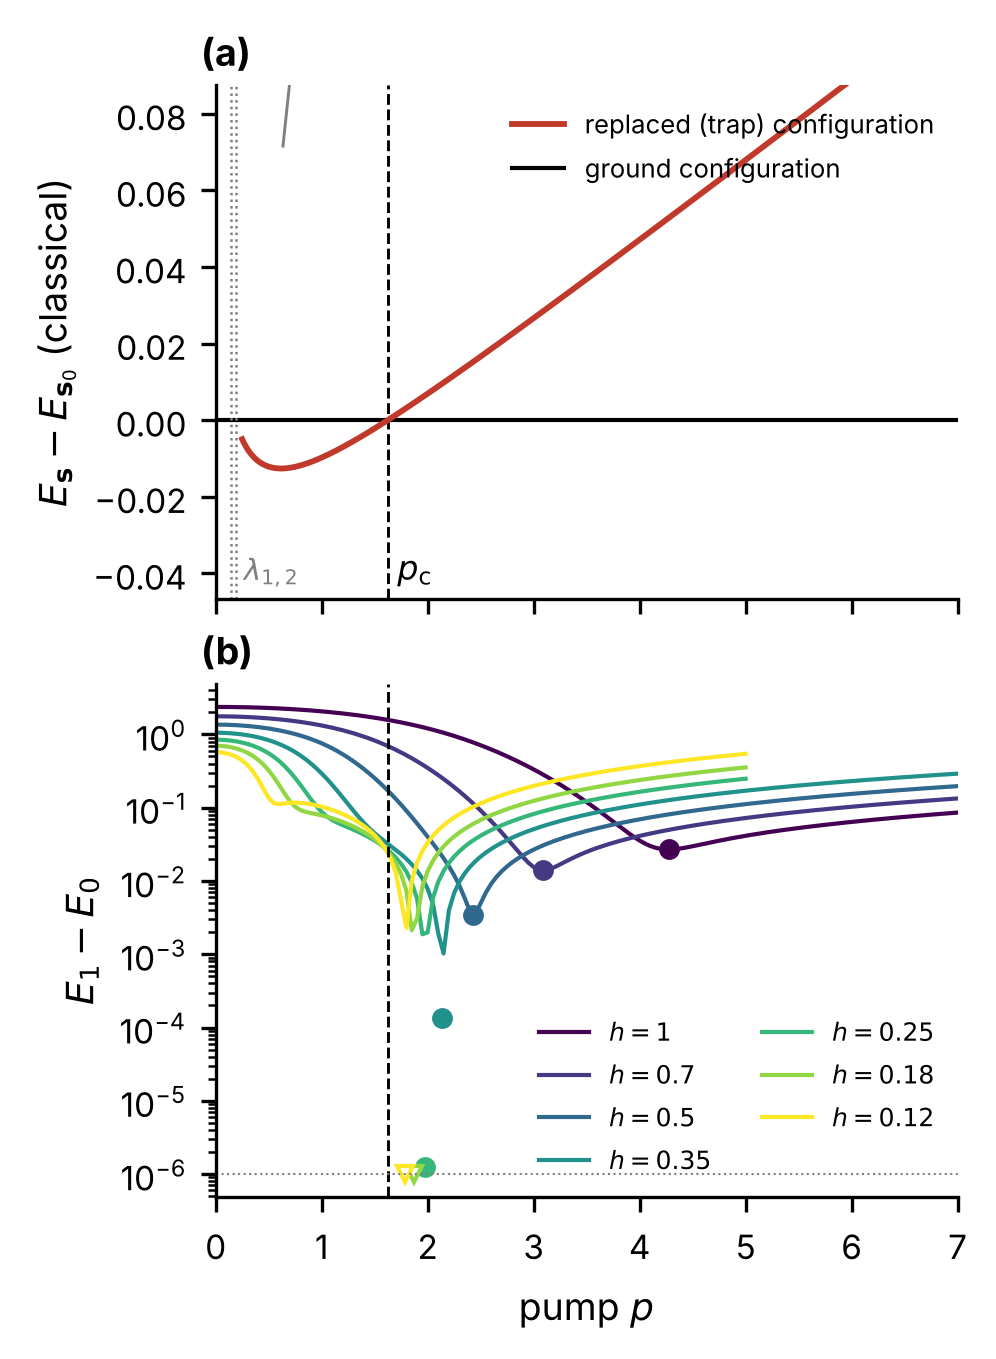

Generate this figure with Python:
"""MSBQA paper 1, Fig. 4 (claims C2, C3): anatomy of one crossing instance (default #29, weyl family).
 (a) classical configuration branches E_s(p) - E_ground(p) of V(x; p) (paper Eq. 5), recomputed here for this one
     instance by damped Newton continuation from p = pf down to 0 (same method and step as code/branches.py);
 (b) quantum gap E1 - E0 (even parity) for h = 1 ... 0.12 from run_v4/parts/<tag>_<inst>.json.
Needs instances/G4.npz (as on pu1). Run from msbqa_phase1/:
    python paper1_figs/fig4_crossing_anatomy.py [--inst 29]
"""
import argparse
import json
import os

import numpy as np

import p1common as pc
import kpo_common as kc

ap = argparse.ArgumentParser()
ap.add_argument("--inst", type=int, default=29)
ap.add_argument("--inst-dir", default=pc.P("instances"))
ap.add_argument("--pf", type=float, default=7.0)
ap.add_argument("--dp", type=float, default=0.005)
a = ap.parse_args()
say = pc.Numbers("fig4_crossing_anatomy")
FLOOR = 1e-6
TAGS = [("Wg", 1.0), ("Wg07", 0.7), ("Wg05", 0.5), ("Wg035", 0.35), ("Wg025", 0.25), ("Wg018", 0.18), ("Wg012", 0.12)]

J, Delta, meta = kc.load_instance(a.inst_dir, "G4", a.inst)
xi0 = float(meta["xi0"])
K = 1.0
n = len(Delta)
S_all = kc.all_spins(n).astype(float)
reps = np.where(S_all[:, 0] > 0)[0]                  # Z2 representatives (s_0 = +1)
S = S_all[reps]
C = len(S)
E_is = kc.ising_energies(J)[reps]
g = int(np.argmin(E_is))
lam = np.linalg.eigvalsh(np.diag(Delta) - xi0 * J)
br = pc.load_branches().loc[a.inst]
say(f"instance {a.inst}: Delta {np.round(Delta, 4)}, lam1 {lam[0]:.4f}, lam2 {lam[1]:.4f}; "
    f"branches_weyl.csv: cross {int(br.cross)}, p_c {br.p_c}, ham_c {br.ham_c}, xsq_c {br.xsq_c:.3f}")

# ------------------------------------------------------------- classical branches (weyl: classical detuning = Delta)
pgrid = np.round(np.arange(a.pf, -0.5 * a.dp, -a.dp), 10)
pgrid[-1] = max(pgrid[-1], 0.0)
E = np.full((len(pgrid), C), np.nan)
X = S * np.sqrt(np.maximum(a.pf - Delta, 0.5) / K)
alive = np.ones(C, bool)


def grad_hess(X, p):
    gr = 2.0 * (Delta - p) * X + 2.0 * K * X ** 3 - 2.0 * xi0 * X @ J
    H = np.broadcast_to(-2.0 * xi0 * J, (C, n, n)).copy()
    H[:, np.arange(n), np.arange(n)] += 2.0 * (Delta - p) + 6.0 * K * X ** 2
    return gr, H


for k, p in enumerate(pgrid):
    for _ in range(60 if k == 0 else 8):
        gr, H = grad_hess(X, p)
        Hs = np.where(alive[:, None, None], H, np.eye(n))
        dx = np.linalg.solve(Hs, np.where(alive[:, None], gr, 0.0)[..., None])[..., 0]
        st = np.max(np.abs(dx), -1, keepdims=True)
        X = X - dx * np.minimum(1.0, 0.5 / np.maximum(st, 1e-300))
    gr, H = grad_hess(X, p)
    ok = np.max(np.abs(gr), -1) < 1e-9 * np.maximum(1.0, np.max(np.abs(X), -1) ** 3)
    ok &= np.all(S * X > 1e-7, -1)
    ok &= np.linalg.eigvalsh(np.where(alive[:, None, None], H, np.eye(n)))[:, 0] > 1e-10
    alive &= ok
    V = np.sum((Delta - p) * X ** 2 + 0.5 * K * X ** 4, -1) - xi0 * np.einsum("cj,jk,ck->c", X, J, X)
    E[k] = np.where(alive, V, np.nan)
    if not alive.any():
        break
pgrid, E = pgrid[::-1], E[::-1]
rel = E - E[:, [g]]
lowest = np.where(np.isfinite(E).any(1), np.nanargmin(np.where(np.isfinite(E), E, np.inf), 1), -1)
pc_here = np.nan
for k in range(len(pgrid)):
    if np.all(lowest[k:] == g):
        pc_here = pgrid[k]
        break
prev = lowest[(pgrid < pc_here) & (lowest >= 0)]
trap = int(prev[-1]) if len(prev) and prev[-1] != g else -1
born = {c: (pgrid[np.isfinite(E[:, c])][0] if np.isfinite(E[:, c]).any() else np.nan) for c in range(C)}
say(f"recomputed: p_c {pc_here:.3f} (csv {br.p_c}); ground cfg {S[g].astype(int)} born at {born[g]:.3f}; "
    f"replaced cfg {S[trap].astype(int) if trap >= 0 else None} born at {born.get(trap, np.nan):.3f}; "
    f"Hamming {int(min((S[g] != S[trap]).sum(), (S[g] == S[trap]).sum())) if trap >= 0 else 0}")

# ------------------------------------------------------------- quantum gaps
gaps = []
for tag, h in TAGS:
    f = pc.P("run_v4", "parts", f"{tag}_{a.inst}.json")
    if not os.path.exists(f):
        say(f"missing {f}")
        continue
    r = json.load(open(f))
    gaps.append((h, np.array(r["p_grid"]), np.array(r["gap_grid"]), r["p_star"], r["Delta_min"], r.get("edge", 0)))
    say(f"h = {h:<5g} cutoff {r['cutoff']}  p* {r['p_star']:.3f}  Delta_min {r['Delta_min']:.3e}  "
        f"{'(below solver resolution)' if r['Delta_min'] < FLOOR else ''}")

# ------------------------------------------------------------- figure
plt = pc.setup_mpl()
from matplotlib import cm
fig, ax = plt.subplots(2, 1, figsize=(3.4, 4.6), sharex=True)
for c in range(C):
    if c == g:
        continue
    col = pc.RED if c == trap else pc.GREY
    ax[0].plot(pgrid, rel[:, c], c=col, lw=1.4 if c == trap else 0.7, zorder=3 if c == trap else 1,
               label="replaced (trap) configuration" if c == trap else None)
ax[0].axhline(0, c="k", lw=1.0, label="ground configuration")
ax[0].axvline(pc_here, c="k", ls="--", lw=0.7)
for l_ in lam[:2]:
    ax[0].axvline(l_, c=pc.GREY, ls=":", lw=0.6)
# zoom on the crossing: the energy difference of the two competing branches is small on the scale of the others
win = (pgrid <= pc_here + 1.5) & np.isfinite(rel[:, trap]) if trap >= 0 else np.zeros(len(pgrid), bool)
span = np.nanmax(np.abs(rel[win, trap])) if win.any() else 1.0
ax[0].set_ylim(-1.6 * span, 3.0 * span)
ax[0].set_ylabel(r"$E_{\mathbf{s}}-E_{\mathbf{s}_0}$ (classical)")
ax[0].legend(loc="upper right", frameon=False, fontsize=6.2)
ax[0].text(pc_here, -1.5 * span, r" $p_{\rm c}$", fontsize=8, va="bottom")
ax[0].text(lam[1], -1.5 * span, r" $\lambda_{1,2}$", fontsize=7, va="bottom", color=pc.GREY)
say(f"panel (a) y-range +-{span:.4f} (max |E_trap - E_ground| for p <= p_c + 1.5)")

cmap = cm.viridis
for i, (h, pg, gp, ps, dm, edge) in enumerate(gaps):
    col = cmap(i / max(len(gaps) - 1, 1))
    good = gp >= FLOOR
    ax[1].semilogy(pg[good], gp[good], c=col, lw=1.0, label=f"$h={h:g}$")
    ax[1].semilogy(pg[~good], np.full((~good).sum(), FLOOR), ls="none", marker=".", ms=2, c=col, alpha=0.4)
    ax[1].plot([ps], [max(dm, FLOOR)], marker="o" if dm >= FLOOR else "v", ms=4, c=col, mfc="white" if dm < FLOOR else col)
ax[1].axvline(pc_here, c="k", ls="--", lw=0.7)
ax[1].axhline(FLOOR, c=pc.GREY, lw=0.5, ls=":")
ax[1].set_xlabel(r"pump $p$")
ax[1].set_ylabel(r"$E_1-E_0$")
ax[1].set_xlim(0, a.pf)
ax[1].legend(loc="lower right", frameon=False, fontsize=6, ncol=2)
pc.panel_labels(ax)
fig.tight_layout(h_pad=0.4)
pc.save(fig, "fig4_crossing_anatomy")
say.write()
